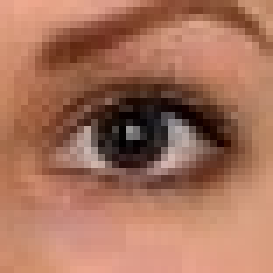
#> input picture er1.jpg, 39 x 39 px (shown 7 times larger)
$ python eyepro.py
#> lines starting #> are read from the running program, lines starting #| are printed output that depends on the picture; after the words box and inside, x2 and y2 are one past the last pixel; in counts of white or black regions, pixels touching at a corner belong together
# -*- coding: utf-8 -*-

import cv2
import numpy as np
import matplotlib.pyplot as plt


eye=cv2.imread('er1.jpg')
#> eye is the input picture: shape (39, 39, 3); mean B, G, R 91.7, 113.5, 166.4

eyeycc = cv2.cvtColor(eye, cv2.COLOR_BGR2YCR_CB)
#> eyeycc: shape (39, 39, 3); mean of channels 0, 1, 2 126.9, 156.2, 108.2
y,cb,cr=cv2.split(eyeycc)
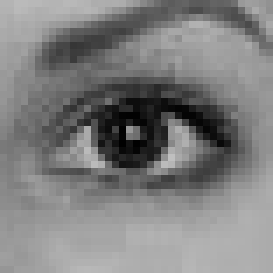
#> y: shape (39, 39) (shown 7 times larger); min 0, max 191, mean 126.9
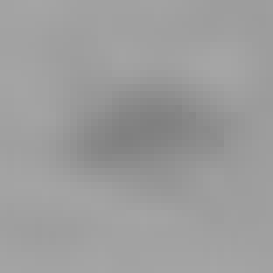
#> cb: shape (39, 39) (shown 7 times larger); min 128, max 165, mean 156.2
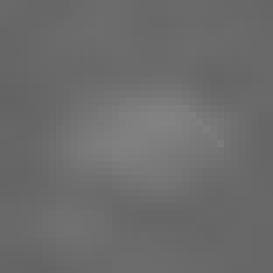
#> cr: shape (39, 39) (shown 7 times larger); min 99, max 130, mean 108.2

eyecann = cv2.Canny(eye,100,250)
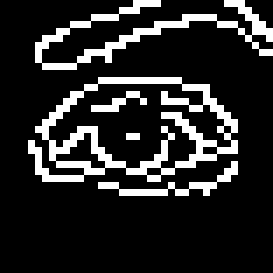
#> eyecann: shape (39, 39) (shown 7 times larger); 15.9% white in thin lines or dots, all inside (x1, y1, x2, y2) = (4, 0, 39, 28)
plt.imshow(eyecann)


lower = np.array([0, 48, 80], dtype = "uint8")
upper = np.array([20, 255, 255], dtype = "uint8")

frame=eye.copy()
converted = cv2.cvtColor(frame, cv2.COLOR_BGR2HSV)
#> converted: shape (39, 39, 3); mean H, S, V 11.4, 119.5, 166.4
skinMask = cv2.inRange(converted, lower, upper)
#> skinMask: shape (39, 39); 89.6% white; 1 black region, box (x1, y1, x2, y2) and area: (11, 12, 33, 24) 158
kernel = cv2.getStructuringElement(cv2.MORPH_ELLIPSE, (11, 11))
skinMask = cv2.erode(skinMask, kernel, iterations = 2)
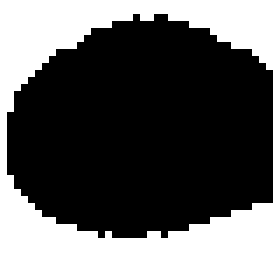
#> skinMask: shape (39, 39) (shown 7 times larger); 36.4% white; 1 white region, box (x1, y1, x2, y2) and area: (0, 0, 39, 39) 553
skinMask = cv2.dilate(skinMask, kernel, iterations = 2)
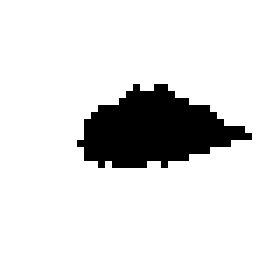
#> skinMask: shape (39, 39) (shown 7 times larger); 88% white; 1 black region, box (x1, y1, x2, y2) and area: (11, 12, 36, 24) 183

#skinMask = cv2.GaussianBlur(skinMask, (3, 3), 0)
skin = cv2.bitwise_and(frame, frame, mask = skinMask)

skmask=cv2.bitwise_not(skinMask)

cv2.imshow("images", np.hstack([frame, skin]))
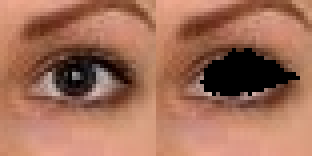
#> window 'images': shape (39, 78, 3) (shown 4 times larger); mean B, G, R 88.6, 110.2, 162

cv2.imshow('img',skmask)
cv2.waitKey(0)
cv2.destroyAllWindows()

$ run again, with a3.jpg copied over er1.jpg
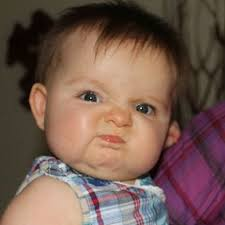
#> input picture a3.jpg, 225 x 225 px
#> eye is the input picture: shape (225, 225, 3); mean B, G, R 79, 89.5, 116
#> eyeycc: shape (225, 225, 3); mean of channels 0, 1, 2 96.2, 142.1, 118.3
#> `eyecann = cv2.Canny(eye,100,250)`:
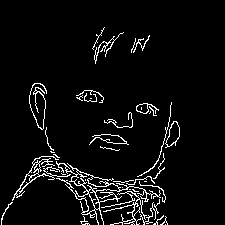
#> eyecann: shape (225, 225); 5.2% white in thin lines or dots, all inside (x1, y1, x2, y2) = (1, 27, 180, 225)
#> converted: shape (225, 225, 3); mean H, S, V 42.7, 104.7, 117.3
#> skmask: shape (225, 225); 61.6% white; 2 black regions, box (x1, y1, x2, y2) and area: (30, 26, 177, 184) 16456, (0, 176, 81, 225) 2975
#> `cv2.imshow("images", np.hstack([frame, skin]))`:
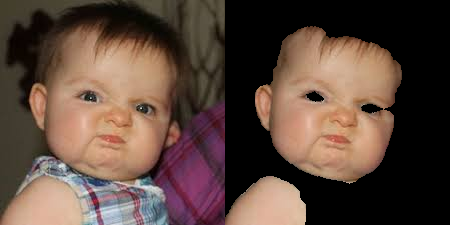
#> window 'images': shape (225, 450, 3); mean B, G, R 60.6, 71.2, 92.5

$ run again, with f2.jpeg copied over er1.jpg
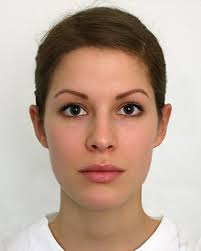
#> input picture f2.jpeg, 201 x 251 px
#> eye is the input picture: shape (251, 201, 3); mean B, G, R 149.4, 164.2, 187.4
#> eyeycc: shape (251, 201, 3); mean of channels 0, 1, 2 169.5, 140.8, 116.7
#> `eyecann = cv2.Canny(eye,100,250)`:
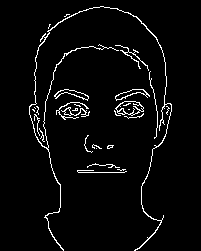
#> eyecann: shape (251, 201); 3.8% white in thin lines or dots, all inside (x1, y1, x2, y2) = (29, 6, 172, 251)
#> converted: shape (251, 201, 3); mean H, S, V 23.6, 65.7, 187.7
#> skmask: shape (251, 201); 61.2% white; 1 black region, box (x1, y1, x2, y2) and area: (37, 44, 167, 251) 19559
#> `cv2.imshow("images", np.hstack([frame, skin]))`:
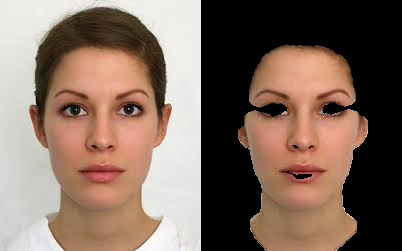
#> window 'images': shape (251, 402, 3); mean B, G, R 94.1, 106.8, 128.6
